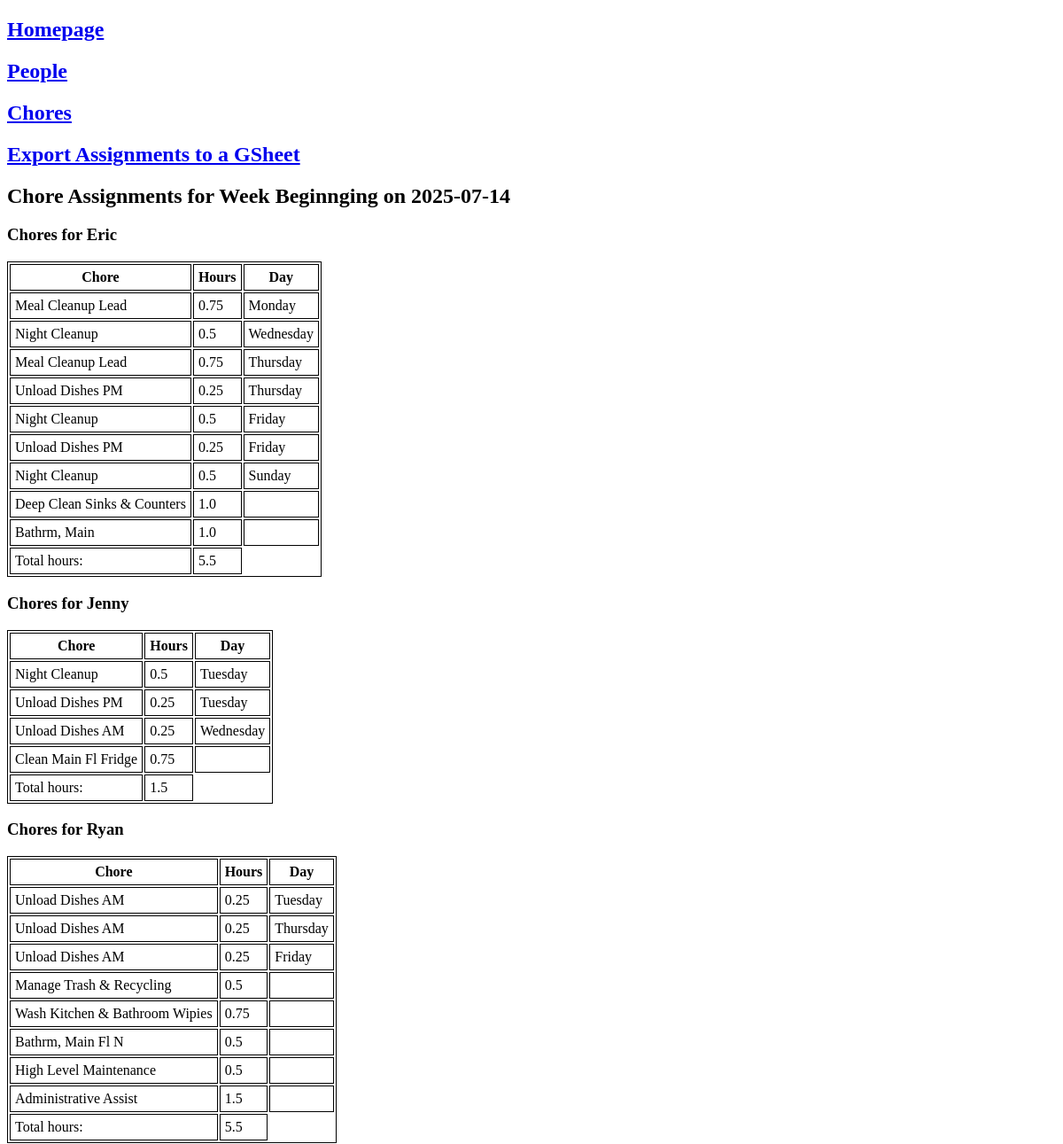
The page /assignment/2025-07-14 (upper part) on the database as committed earlier.
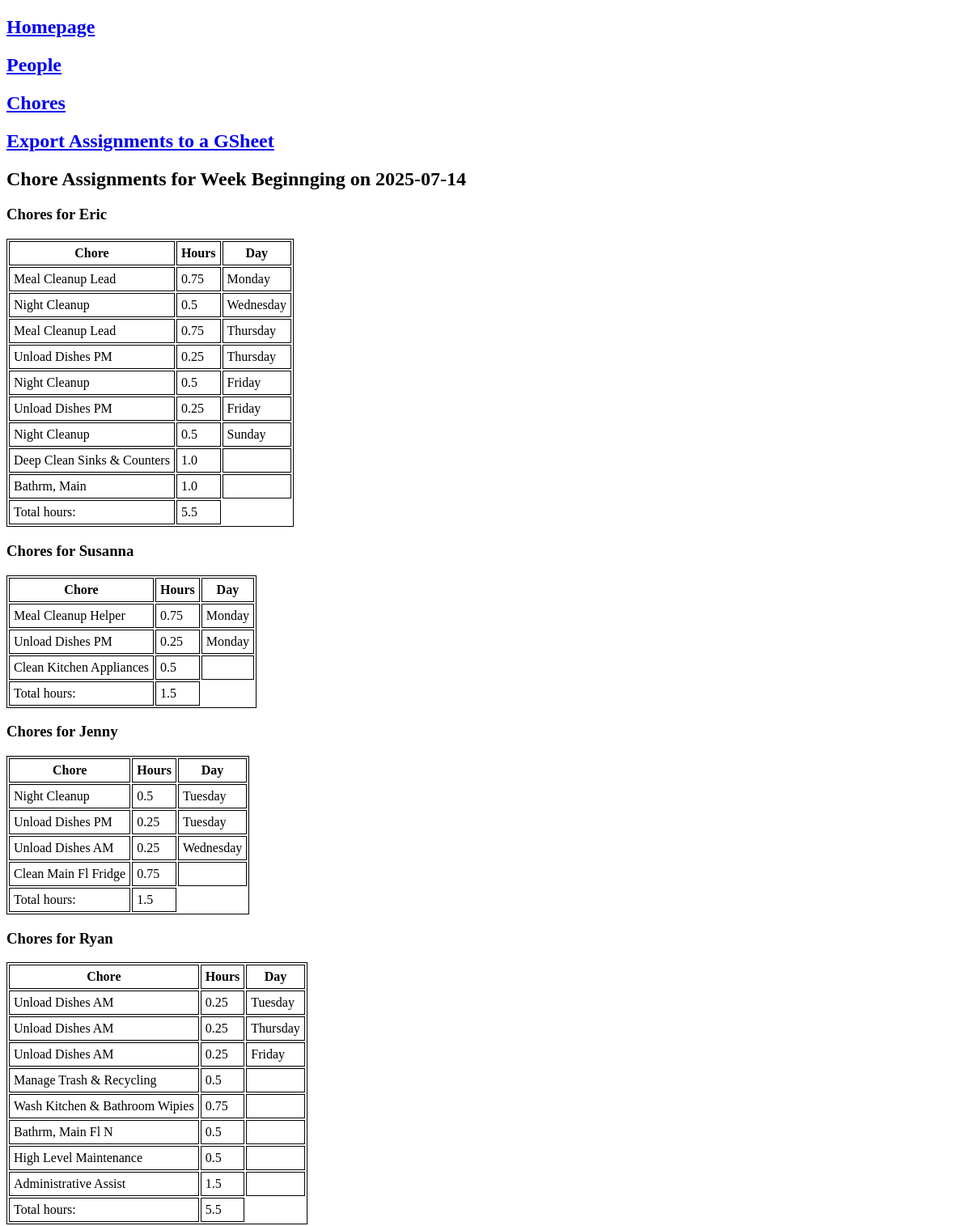
The same page on the database as committed later.
### tables this page shows
CREATE TABLE "people" (
"id" INTEGER,
  "first_name" TEXT,
  "last_name" TEXT,
  "load_fraction" REAL,
  "parent" INTEGER,
  "active" INTEGER,
  "email" TEXT
);

CREATE TABLE "daily_tasks" (
"id" INTEGER,
  "task" TEXT,
  "category" TEXT,
  "description" TEXT,
  "duration_hours" REAL
);

CREATE TABLE "weekly_tasks" (
"id" INTEGER,
  "task" TEXT,
  "category" TEXT,
  "description" TEXT,
  "duration_hours" REAL
);

### chore_chart.py (the view)
@app.route("/assignment/<monday>")
def display_assignment(monday):
    with sqlite3.connect(db) as con:
        people = pd.read_sql(con=con, sql="SELECT * FROM people").set_index('id')
        daily = pd.read_sql(con=con, sql="SELECT * FROM daily_tasks").set_index('id')
        weekly = pd.read_sql(con=con, sql="SELECT * FROM weekly_tasks").set_index('id')
        seasonal = pd.read_sql(con=con, sql="SELECT * FROM seasonal_tasks").set_index('id')
        occasional = pd.read_sql(con=con, sql="SELECT * FROM occasional_tasks").set_index('id')
        assign = pd.read_sql(con=con, sql="SELECT * FROM assignments").query(f'week_start_date == "{monday}"')
        assign_timed = pd.read_sql(con=con, sql="SELECT * FROM assignments_timed").query(f'week_start_date == "{monday}"')
        hours = pd.read_sql(con=con, sql="SELECT * FROM hours").query(f'week_start_date == "{monday}"').set_index('person_id')
    people_ids = pd.concat((assign.person_id, assign_timed.person_id)).unique()
    chores = {}
    hours_by_name = {}
    for person_id in people_ids:
        person_name = people.loc[person_id, 'first_name']
        hours_by_name[person_name] = hours.loc[person_id, 'hours_worked']
        rows = []
        for _, chore in assign_timed.query(f'person_id == {person_id}').sort_values('weekday').iterrows():
            task = daily.loc[chore.task_id]
            ts = pd.Timestamp(chore.week_start_date) + pd.Timedelta(days = chore.weekday)
            rows.append({
                'task': task.task,
                'duration_hours': task.duration_hours,
                'weekday': ts.strftime("%A")
            })
        for _, chore in assign.query(f'person_id == {person_id}').iterrows():
            task = eval(f'{chore.task_type}.loc[{chore.task_id}]')
            rows.append({
                'task': task.task,
                'duration_hours': task.duration_hours,
                'weekday': ''
            })
        chores[person_name] = pd.DataFrame(rows)
    return render_template("assignment.html", monday=monday, chores=chores, hours=hours_by_name)

### templates/assignment.html (shortened to what this page needs)
<!doctype html>
<html>
<head>
  <link rel="stylesheet" href="{{ url_for('static', filename='style.css') }}">
</head>
<body>
  <h2><a href="/">Homepage</a></h2>
  <h2><a href="/people">People</a></h2>
  <h2><a href="/tasks">Chores</a></h2>
  <h2><a href="{{ url_for('make_gsheet', monday = monday) }}">Export
  Assignments to a GSheet</a></h2>
  <h2>Chore Assignments for Week Beginnging on {{monday}}</h2>
  {% for name, person_chores in chores.items() %}
  <h3>Chores for {{name}}</h3>
  <table>
    <tr>
      <th>Chore</th>
      <th>Hours</th>
      <th>Day</th>
    </tr>
    {% for chore in person_chores.itertuples() %}
    <tr>
      <td>{{chore.task}}</td>
      <td>{{chore.duration_hours}}</td>
      <td>{{chore.weekday}}</td>
    </tr>
    {% endfor %}
    <tr>
      <td>Total hours:</td>
      <td>{{hours[name]}}</td>
    </tr>
  </table>
  {% endfor %}
</body>
</html>

### static/style.css (style rules this page uses)
table, th, td { border: 1px solid; }
th, td { padding: 5px; }

Rows that differ between the two databases and show on the page:
added people: first_name "Susanna", first_name "1.5", daily_tasks (task "Unload Dishes PM", duration_hours "0.25", weekday "Monday")
now on this page (row unchanged): daily_tasks: task "Meal Cleanup Helper", duration_hours "0.75", weekday "Monday", shown under "Susanna"
now on this page (row unchanged): weekly_tasks: task "Clean Kitchen Appliances", duration_hours "0.5"
